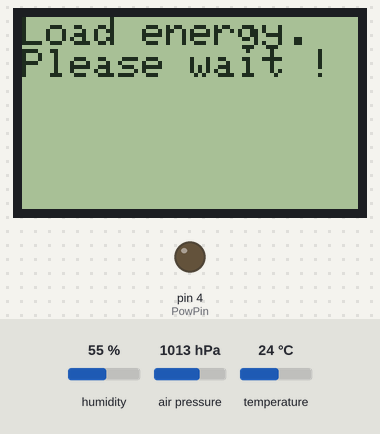
Bench run of a sketch on a simulated Arduino Uno, built with avr-gcc and run on an emulated ATmega328P. Parts: 84×48 one-colour display, output pins drawn as LEDs (lit = HIGH). The test bench sets the inputs (shaded band); at power-on: humidity 55 %, air pressure 1013 hPa, temperature 24 °C. The local clock reads 2024-03-15 10:24:30 at power-on unless the sketch sets it.

Above: at 0.4 s.
At 32.5 s:
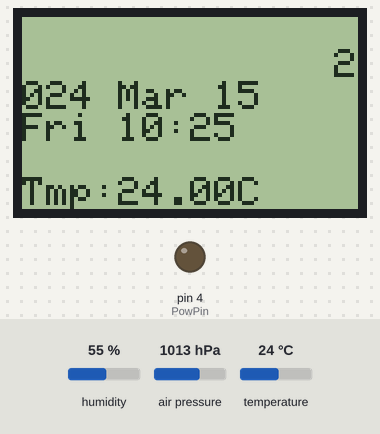
At 64.54 s:
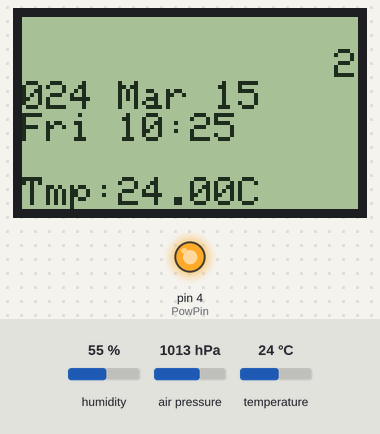
Timing chart, 0 to 130.0 s (numbered marks = the images above):
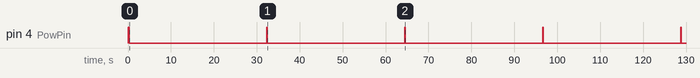

The sketch:

sketch_may07b.ino
```cpp
// include the library code:
//#include <LiquidCrystal.h>
#include <Wire.h>
#include "SparkFunHTU21D.h"
#include <SFE_BMP180.h>
#include <DS3232RTC.h>    //http://github.com/JChristensen/DS3232RTC
#include <Time.h>         //http://www.arduino.cc/playground/Code/Time
#include "LowPower.h"
#include <Adafruit_GFX.h>
#include <Adafruit_PCD8544.h>
#include <Streaming.h>


//#define ALTITUDE 289.0 // Altitude of Lviv in meters


// initialize the library with the numbers of the interface pins
//Create an instance of the object

// You will need to create an SFE_BMP180 object, here called "pressure":

Adafruit_PCD8544 display = Adafruit_PCD8544(5, 6, 7, 8, 9);


HTU21D myHumidity;
SFE_BMP180 pressure;

double baseline; // baseline pressure
//unsigned char  repl=0;
const char LCDcontrast = 55;
int PowPin = 4;

void setup() {
  // Print a message to the LCD.

  //for( int i=0; i< 1 ; i++)     // Sleep  for charg super cap
  //      LowPower.powerDown(SLEEP_8S, ADC_OFF, BOD_OFF);

  pinMode(PowPin, OUTPUT); // Power on Sensors and RTC
  digitalWrite(PowPin, HIGH);

  display.begin();
  display.clearDisplay();
  display.setContrast(LCDcontrast);
  display.setTextSize(1);
  display.setTextColor(BLACK);
  display<<"Load energy." << "\n" << "Please wait !";
  display.display();

  delay(250);

  myHumidity.begin();
  pressure.begin();
  baseline = getPressure();
  //SetTime();
}

void loop() {


  digitalWrite(PowPin, LOW);  // Power off Sensors and RTC
  for( int i=0; i<4 ; i++)
      LowPower.powerDown(SLEEP_8S, ADC_OFF, BOD_OFF);


  digitalWrite(PowPin, HIGH);  // Power on Sensors and RTC
  delay(50);

  // read data from sensors
  float humd = myHumidity.readHumidity();
  float temp = myHumidity.readTemperature();
  double m_pressure = getPressure();
  double m_altitude = pressure.altitude(m_pressure,baseline);
  tmElements_t tm;
  setSyncProvider(RTC.get);

  display.clearDisplay();
  display.setContrast(LCDcontrast);
  display.setTextSize(1);
  display.setTextColor(BLACK);
  display << year() << " " << monthShortStr(month()) << " " << day() << "\n";
  display  << dayShortStr(weekday()) << " " <<  hour() << ":" << minute() << "\n";
  display << "\n";
  display << "Tmp:" <<  temp << "C" <<  "\n" ;
  display << "Hdt:" <<  humd << "%" <<  "\n" ;
  display << "Pr:" <<  m_pressure/1.3332239 << "mmHg" <<  "\n" ;
  display.display();

}


void SetTime()
{
  tmElements_t tm; // set time
  tm.Hour = 19;
  tm.Minute = 56;
  tm.Second = 00;
  tm.Day = 29;
  tm.Month = 07;
  tm.Year = CalendarYrToTm(2016);
  RTC.write(tm);
}

double getPressure()
{
  char status;
  double T,P,p0,a;

  // You must first get a temperature measurement to perform a pressure reading.

  // Start a temperature measurement:
  // If request is successful, the number of ms to wait is returned.
  // If request is unsuccessful, 0 is returned.

  status = pressure.startTemperature();
  if (status != 0)
  {
    // Wait for the measurement to complete:

    delay(status);

    // Retrieve the completed temperature measurement:
    // Note that the measurement is stored in the variable T.
    // Use '&T' to provide the address of T to the function.
    // Function returns 1 if successful, 0 if failure.

    status = pressure.getTemperature(T);
    if (status != 0)
    {
      // Start a pressure measurement:
      // The parameter is the oversampling setting, from 0 to 3 (highest res, longest wait).
      // If request is successful, the number of ms to wait is returned.
      // If request is unsuccessful, 0 is returned.

      status = pressure.startPressure(3);
      if (status != 0)
      {
        // Wait for the measurement to complete:
        delay(status);

        // Retrieve the completed pressure measurement:
        // Note that the measurement is stored in the variable P.
        // Use '&P' to provide the address of P.
        // Note also that the function requires the previous temperature measurement (T).
        // (If temperature is stable, you can do one temperature measurement for a number of pressure measurements.)
        // Function returns 1 if successful, 0 if failure.

        status = pressure.getPressure(P,T);
        if (status != 0)
        {
          return(P);
        }

      }
    }
  }
}
```

Measured:
- by itself, pin 4 (PowPin): alternates HIGH for 0.14 s and LOW for 32.0 s
- what the display in image 1 shows lasts 32.1 s, from 32.5 s to 64.6 s
